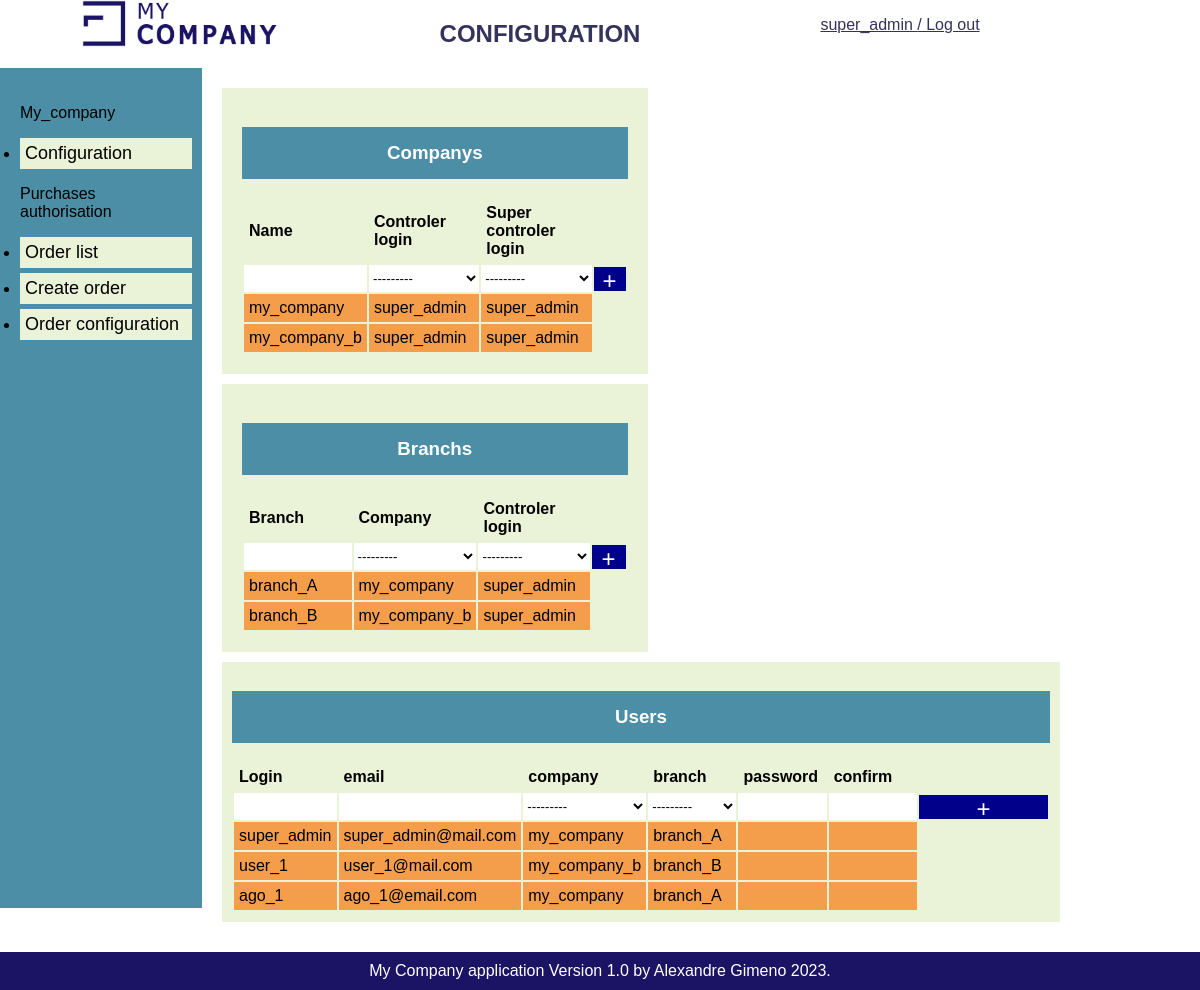
Before: /config/ (signed in) with the older database file.
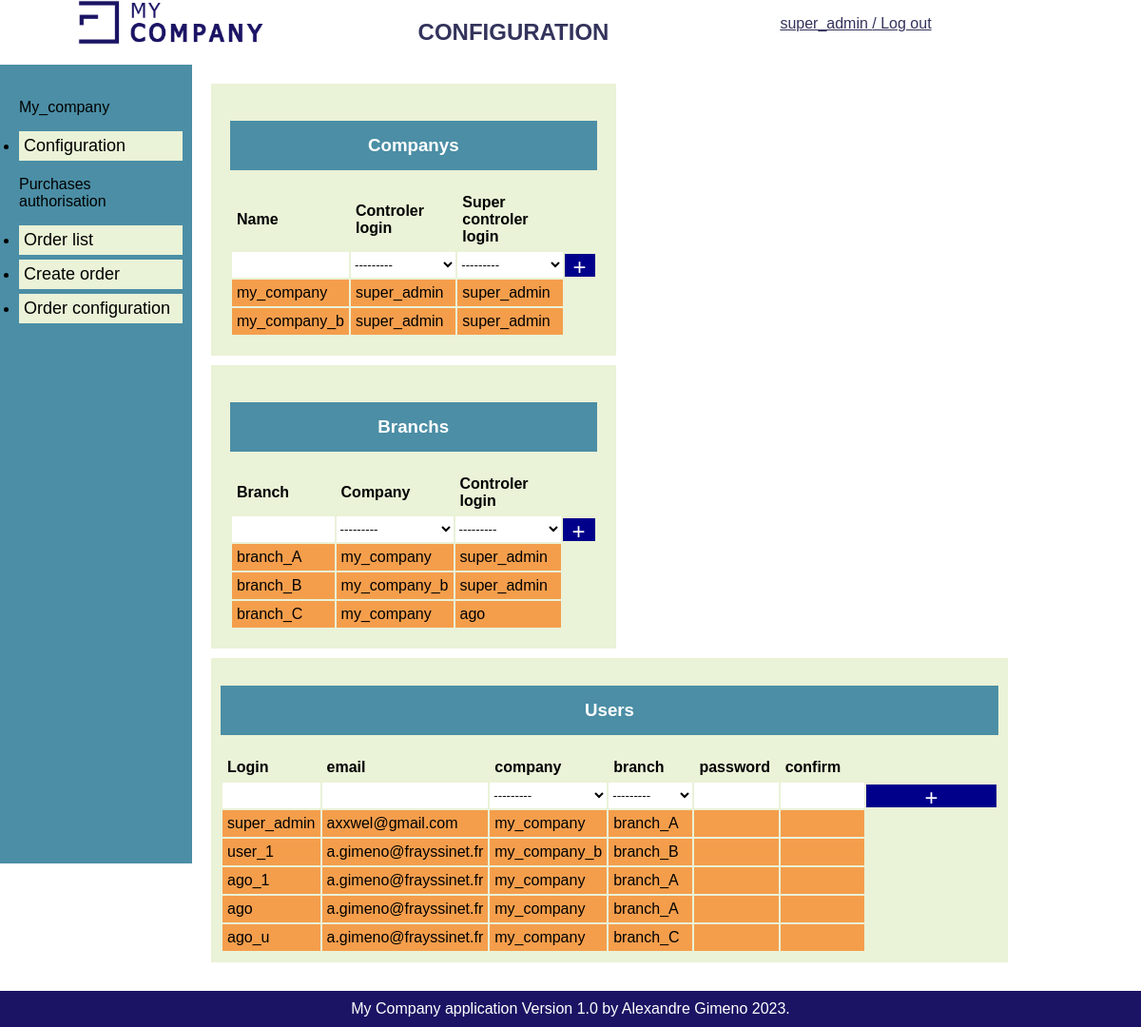
After: the same page with the newer database file.
### authentication/models.py (models this page shows)
class User(AbstractUser):
    def __str__(self):
        return f'{self.username}'
    company = models.ForeignKey('Company', null=True, on_delete=models.CASCADE, related_name='branch_user')
    branch = models.ForeignKey('Branch', null=True, on_delete=models.CASCADE, related_name='branch_user')

class Company(models.Model):
    def __str__(self):
        return f'{self.name}'
    name = models.fields.CharField(max_length=30, unique=True)
    controler = models.ForeignKey(User, on_delete=models.CASCADE, related_name='company_controler')
    super_controler = models.ForeignKey(User, on_delete=models.CASCADE, related_name='company_super_controler')

class Branch(models.Model):
    def __str__(self):
        return f'{self.name}'
    name = models.fields.CharField(max_length=30, unique=True)
    company = models.ForeignKey(Company, on_delete=models.CASCADE)
    controler = models.ForeignKey(User, on_delete=models.CASCADE, related_name='branch_controler')

### authentication/views.py (the view, shortened to what this page needs)
# urls.py: path('config/', authentication.views.config_home, name='config-home'),
@login_required
def config_home(request):
    companys=Company.objects.filter()
    branchs=Branch.objects.filter()
    users=User.objects.filter()
    company_form = CompanyForm()
    branch_form = BranchForm()
    user_form = UserForm()
    context={
    'companys': companys,
    'company_form': company_form,
    'branchs': branchs,
    'branch_form': branch_form,
    'users': users,
    'user_form': user_form,}
    return render(request,'authentication/config.html',context=context)

### authentication/forms.py
class CompanyForm(forms.ModelForm):
    add_company = forms.BooleanField(widget=forms.HiddenInput, initial=True)
    class Meta:
        model = Company
        fields = [
            'name',
            'controler',
            'super_controler',
        ]

class BranchForm(forms.ModelForm):
    add_branch = forms.BooleanField(widget=forms.HiddenInput, initial=True)
    class Meta:
        model = Branch
        fields = [
            'name',
            'company',
            'controler',
        ]

### authentication/templates/authentication/config.html (shortened to what this page needs)
{% extends 'base.html' %}
{% block title %}CONFIGURATION{% endblock %}
{% block content %}
<div class="config">
    <div>
        <div class="box-half">
        <div class="cie-set">
            <h3>Companys</h3>
            <table>
                <thead>
                    <tr>
                        <th>Name</th>
                        <th>Controler login</th>
                        <th>Super controler login</th>
                        <th></th>
                    </tr>
                </thead>
                <tbody>
                    <form method="post">
                    <tr>
                        <td value="value">{{ company_form.name }}</td>
                        <td value="value">{{ company_form.controler}}</td>
                        <td value="value">{{ company_form.super_controler }}</td>
                        <td value="btn-col">
                            <input type="submit" value="+">
                        </td>
                    </tr>
                    </form>
                </tbody>
                <tbody>
                    {% for company in companys %}
                    <tr>
                        <td>{{ company.name }}</td>
                        <td>{{ company.controler }}</td>
                        <td>{{ company.super_controler }}</td>
                        <td value="btn-col"></td>
                    </tr>
                    {% endfor %}
                </tbody>
            </table>
        </div>
        </div>
        <div class="box-half">
        <div class="cie-set">
            <h3>Branchs</h3>
            <table>
                <thead>
                    <tr>
                        <th>Branch</th>
                        <th>Company</th>
                        <th>Controler login</th>
                        <th></th>
                    </tr>
                </thead>
                <tbody>
                    <form method="post">
                    <tr>
                        <td value="value">{{ branch_form.name }}</td>
                        <td value="value">{{ branch_form.company }}</td>
                        <td value="value">{{ branch_form.controler }}</td>
                        <td value="btn-col">
                            <input type="submit" value="+">
                        </td>
                    </tr>
                    </form>
                </tbody>
                <tbody>
                    {% for branch in branchs %}
                    <tr>
                        <td>{{ branch.name }}</td>
                        <td>{{ branch.company }}</td>
                        <td>{{ branch.controler }}</td>
                        <td value="btn-col"></td>
                    </tr>
                    {% endfor %}
                </tbody>
            </table>
        </div>
        </div>
        <div class="box">
            <h3>Users</h3>
            <table>
                <thead>
                    <tr>
                        <th>Login</th>
                        <th>email</th>
                        <th>company</th>
                        <th>branch</th>
                        <th>password</th>
                        <th>confirm</th>
                        <th value="btn-col"></th>
                    </tr>
                </thead>
                <tbody>
                    <form method="post">
                    <tr>
                        <td value="value">{{ user_form.username }}</td>
                        <td value="value">{{ user_form.email }}</td>
                        <td value="value">{{ user_form.company}}</td>
                        <td value="value">{{ user_form.branch }}</td>
                        <td value="value">{{ user_form.password1 }}</td>
                        <td value="value">{{ user_form.password2 }}</td>
                        <td value="btn-col">
                            <input type="submit" value="+">
                        </td>
                    </tr>
                    </form>
                </tbody>
                <tbody>
                    {% for user in users %}
                    <tr>
                        <td>{{ user.username }}</td>
                        <td>{{ user.email }}</td>
                        <td>{{ user.company }}</td>
                        <td>{{ user.branch }}</td>
                        <td>{{ user.password1 }}</td>
                        <td>{{ user.password2 }}</td>
                        <td value="btn-col">
                        </td>
                    </tr>
                    {% endfor %}
                </tbody>
            </table>
        </div>
    </div>
</div>
{% endblock %}

### templates/base.html (shortened to what this page needs)
{% load static %}
<html>
    <head>
        <link rel="stylesheet" href="{% static 'styles.css' %}" />
    </head>
    <body>
        <header>
            <div class = "col">
                <img src="{% static 'logo_entreprise.png' %}" alt="logo_entreprise" width="200"/>
            </div>
            <div class = "col">
                <h2>{% block title %}{% endblock %}</h2>
            </div>
            <div class = "col">
                {% if user.is_authenticated %}
                    <p><a href="{% url 'logout' %}"> {{ request.user }} / Log out</a></p>
                {% else %}
                    <h4><a href="{% url 'login' %}">Log in</a></h4>
                {% endif %}
            </div>
        </header>
        <div class = "main">
            <nav>
                <p>My_company</p>
                <ul>
                    <li>
                        <a href="{% url 'config-home' %}">Configuration</a>
                    </li>
                </ul>
                <p>Purchases authorisation</p>
                <ul>
                    <li>
                        <a href="{% url 'order-list' %}">Order list</a>
                    </li>
                    <li>
                        <a href="{% url 'order-create' %}">Create order</a>
                    </li>
                    <li>
                        <a href="{% url 'order-config' %}">Order configuration</a>
                    </li>
                </ul>
            </nav>
            <div>
                {% block content %}{% endblock %}
            </div>
        </div>
        <footer>
            My Company application Version 1.0 by Alexandre Gimeno 2023.
        </footer>
    </body>
</html>

### purchases_auth/static/styles.css (style rules this page uses)
:root { --color-blue: #33335C; --color-gray: #4B8EA5; --color-orange: #F49E4C; --color-red: #AB3428; --color-green: #6EEB83; --color-beige: #EAF2D7; --color-darkbeige: #CEE1A3; }
* { font-family: Arial, sans-serif; }
a { color: var(--color-blue); }
body { width: 100%; margin: 0 auto; }
header { background-color: white ; color: var(--color-blue); display: flex; vertical-align: middle; }
header .col { float: left; width: 30%; text-align: center; }
.main { width: 90%; }
nav { float: left; width: 15%; height: 100%; background-color: var(--color-gray); padding: 20px; }
nav ul { margin: 0; padding: 0; }
nav li { background-color: var(--color-beige); width: 100%; padding: 5px; margin-bottom: 5px; }
nav li a { text-decoration: none; color: black; font-size: large; }
.config { display: grid; padding: 10px; }
.config table { width: 100%; }
.config .box { padding: 10px; margin-bottom: 10px; background-color: var(--color-beige); }
.config div { padding: 10px; }
.config td, .config th { text-align: left; padding: 5px; }
.config h3 { padding: 15px; text-align: center; color: white; background-color: var(--color-gray); }
.config td { background-color: var(--color-orange); width: 11%; }
.config td[value="value"] { background-color: white; padding: 0px; }
.config td[value="btn-col"] { background-color: var(--color-beige); padding: 0px; width: 2em; }
.config select, .config input { background-color: white; padding: 0px; margin: 0px; border: none; width: 100%; height: 2em; }
.config input[type=submit] { width: 100%; height: 1em; font-size: x-large; background-color: darkblue; color: white; text-align: center; border: none; }
.config .box-half { display: inline-block; justify-content: left; width: 48.4%; padding: 10px; margin-bottom: 10px; background-color: var(--color-beige); }
.config .box-half td { width: 91%; }
.config .cie-set td { width: 30%; }
footer { clear: both; background-color: #1B1464; color: white; padding: 10px; text-align: center; }

Changed rows visible on the page:
changed User "super_admin": email "super_admin@mail.com" → "axxwel@gmail.com"
added Branch: name "branch_C", company "my_company", controler "ago"
changed User "user_1": email "user_1@mail.com" → "a.gimeno@frayssinet.fr"
changed User "ago_1": email "ago_1@email.com" → "a.gimeno@frayssinet.fr"
added User: username "ago", email "a.gimeno@frayssinet.fr", company "my_company", branch "branch_A"
added User: username "ago_u", email "a.gimeno@frayssinet.fr", company "my_company", branch "branch_C"
